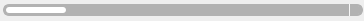
<?xml version="1.0" encoding="UTF-8"?>
<ui version="4.0">
 <class>TransferProgressBar</class>
 <widget class="QWidget" name="TransferProgressBar">
  <property name="geometry">
   <rect>
    <x>0</x>
    <y>0</y>
    <width>364</width>
    <height>21</height>
   </rect>
  </property>
  <property name="windowTitle">
   <string/>
  </property>
  <property name="styleSheet">
   <string notr="true">#wProgress
{
	background-color: white;
	border-radius: 3px;
}

#wBackground
{
	margin-top: 0px;
	margin-bottom: 0px;
	margin-right: 0px;
	margin-left: 0px;
	border-radius: 4px;
	background-color: rgb(178, 178, 178);
}</string>
  </property>
  <widget class="QWidget" name="wProgress" native="true">
   <property name="geometry">
    <rect>
     <x>6</x>
     <y>7</y>
     <width>60</width>
     <height>6</height>
    </rect>
   </property>
   <property name="minimumSize">
    <size>
     <width>0</width>
     <height>6</height>
    </size>
   </property>
   <property name="maximumSize">
    <size>
     <width>16777215</width>
     <height>6</height>
    </size>
   </property>
  </widget>
  <widget class="QWidget" name="wBackground" native="true">
   <property name="geometry">
    <rect>
     <x>4</x>
     <y>6</y>
     <width>358</width>
     <height>8</height>
    </rect>
   </property>
   <property name="minimumSize">
    <size>
     <width>358</width>
     <height>8</height>
    </size>
   </property>
   <property name="maximumSize">
    <size>
     <width>358</width>
     <height>8</height>
    </size>
   </property>
  </widget>
  <widget class="QPushButton" name="bCancel">
   <property name="geometry">
    <rect>
     <x>349</x>
     <y>4</y>
     <width>12</width>
     <height>12</height>
    </rect>
   </property>
   <property name="minimumSize">
    <size>
     <width>12</width>
     <height>12</height>
    </size>
   </property>
   <property name="maximumSize">
    <size>
     <width>12</width>
     <height>12</height>
    </size>
   </property>
   <property name="styleSheet">
    <string notr="true">border: none;
border-left: 1px solid #F7F7F7;
background-color: none;</string>
   </property>
   <property name="text">
    <string/>
   </property>
   <property name="icon">
    <iconset resource="../Resources_macx.qrc">
     <normaloff>:/images/tray_cancel_ico.png</normaloff>:/images/tray_cancel_ico.png</iconset>
   </property>
  </widget>
  <widget class="QPushButton" name="lProgress">
   <property name="geometry">
    <rect>
     <x>3</x>
     <y>4</y>
     <width>360</width>
     <height>12</height>
    </rect>
   </property>
   <property name="sizePolicy">
    <sizepolicy hsizetype="Fixed" vsizetype="Fixed">
     <horstretch>0</horstretch>
     <verstretch>0</verstretch>
    </sizepolicy>
   </property>
   <property name="minimumSize">
    <size>
     <width>360</width>
     <height>12</height>
    </size>
   </property>
   <property name="maximumSize">
    <size>
     <width>360</width>
     <height>10</height>
    </size>
   </property>
   <property name="styleSheet">
    <string notr="true">border-radius: 6px;
border: 2px solid rgb(178, 178, 178);;
</string>
   </property>
   <property name="text">
    <string/>
   </property>
   <property name="iconSize">
    <size>
     <width>364</width>
     <height>16</height>
    </size>
   </property>
  </widget>
  <zorder>lProgress</zorder>
  <zorder>wBackground</zorder>
  <zorder>bCancel</zorder>
  <zorder>wProgress</zorder>
 </widget>
 <resources>
  <include location="../Resources_macx.qrc"/>
 </resources>
 <connections/>
</ui>
